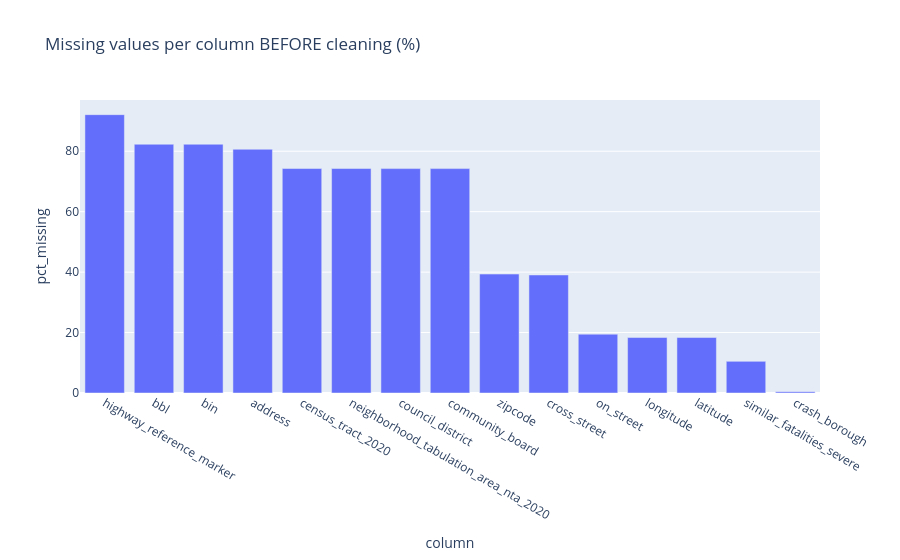

The notebook cell this image was saved under:
### Markdown cell above
## 3. EDA (before cleaning)
Missing values, numeric distributions, category counts and crashes over time and space.

### Code cell
null_before = (t.isna().mean() * 100).round(2).sort_values(ascending=False)
transport_null_pct_before = null_before.copy()  # Member 6: preserve the pre-cleaning snapshot
transport_rows_before = len(t)
nb_plot = null_before[null_before > 0].rename_axis('column').reset_index(name='pct_missing')
if len(nb_plot):
    px.bar(nb_plot, x='column', y='pct_missing', title='Missing values per column BEFORE cleaning (%)').show()
else:
    print('No missing values')

# Numeric columns (injury / death / vehicle counts ...) -> descriptive statistics
numeric_cols = [c for c in t.select_dtypes('number').columns if c not in (COL['lat'], COL['lon'], COL['id'])]
numeric_cols = [c for c in numeric_cols if not re.search(r'zip|id$|code', c)]
print('Numeric columns:', numeric_cols)
display(t[numeric_cols].describe().T) if numeric_cols else None

### Figure 1 — Plotly figure (JSON) as saved in the notebook; plotly's stock layout.template omitted (floating-point values rounded to 4 significant figures)
{"data": [{"hovertemplate": "column=%{x}<br>pct_missing=%{y}<extra></extra>", "legendgroup": "", "marker": {"color": "#636efa", "pattern": {"shape": ""}}, "name": "", "orientation": "v", "showlegend": false, "textposition": "auto", "type": "bar", "x": ["highway_reference_marker", "bbl", "bin", "address", "census_tract_2020", "neighborhood_tabulation_area_nta_2020", "council_district", "community_board", "zipcode", "cross_street", "on_street", "longitude", "latitude", "similar_fatalities_severe", "crash_borough"], "xaxis": "x", "y": [92.1, 82.31, 82.31, 80.64, 74.27, 74.27, 74.25, 74.25, 39.35, 39.05, 19.47, 18.35, 18.35, 10.47, 0.41], "yaxis": "y"}], "layout": {"barmode": "relative", "legend": {"tracegroupgap": 0}, "title": {"text": "Missing values per column BEFORE cleaning (%)"}, "xaxis": {"anchor": "y", "domain": [0, 1], "title": {"text": "column"}}, "yaxis": {"anchor": "x", "domain": [0, 1], "title": {"text": "pct_missing"}}}}
